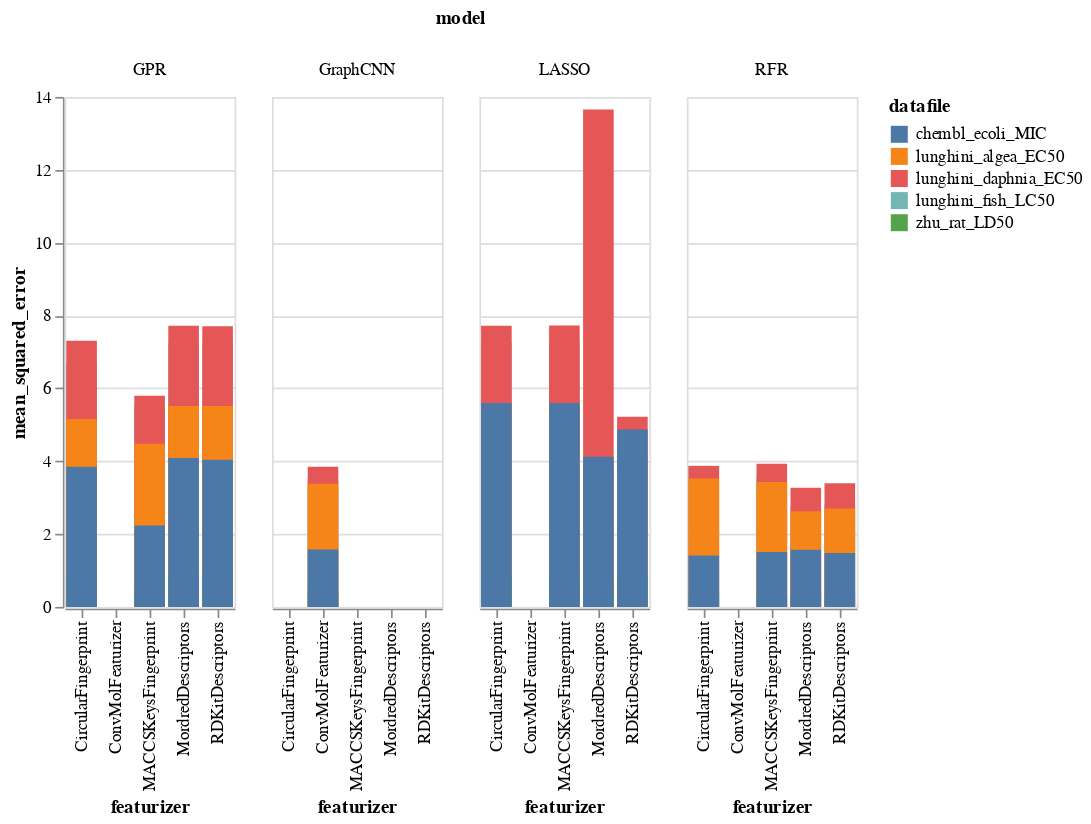

The notebook cell saved with this chart:
### Code cell
# R2 Score 
source = all_results

selection = alt.selection_multi(fields=['datafile'], bind='legend')

alt.Chart(source).mark_bar().encode(
    alt.X('featurizer:N'),
    alt.Y('mean_squared_error:Q', stack=None), 
    alt.Color('datafile:N'),
    alt.Column('model:N'),
    opacity=alt.condition(selection, alt.value(1), alt.value(0.1))
).add_selection(
    selection
)

### Figure 1 — Vega-Lite specification as saved in the notebook (floating-point values rounded to 4 significant figures)
{"config": {"view": {"continuousWidth": 400, "continuousHeight": 300}}, "data": {"name": "data-907f469dfdfb494373568447ebae0cca"}, "mark": "bar", "encoding": {"color": {"type": "nominal", "field": "datafile"}, "column": {"type": "nominal", "field": "model"}, "opacity": {"condition": {"value": 1, "selection": "selector012"}, "value": 0.1}, "x": {"type": "nominal", "field": "featurizer"}, "y": {"type": "quantitative", "field": "mean_squared_error", "stack": null}}, "selection": {"selector012": {"type": "multi", "fields": ["datafile"], "bind": "legend"}}, "$schema": "https://vega.github.io/schema/vega-lite/v4.8.1.json", "datasets": {"data-907f469dfdfb494373568447ebae0cca": [{"Unnamed: 0": 0, "datafile": "lunghini_fish_LC50", "model": "RFR", "featurizer": "MordredDescriptors", "r2_score": 0.6211, "mean_squared_error": 2.746}, {"Unnamed: 0": 1, "datafile": "lunghini_fish_LC50", "model": "RFR", "featurizer": "CircularFingerprint", "r2_score": 0.4573, "mean_squared_error": 3.875}, {"Unnamed: 0": 2, "datafile": "lunghini_fish_LC50", "model": "RFR", "featurizer": "RDKitDescriptors", "r2_score": 0.6099, "mean_squared_error": 2.814}, {"Unnamed: 0": 3, "datafile": "lunghini_fish_LC50", "model": "RFR", "featurizer": "MACCSKeysFingerprint", "r2_score": 0.5111, "mean_squared_error": 3.525}, {"Unnamed: 0": 4, "datafile": "lunghini_fish_LC50", "model": "GPR", "featurizer": "MordredDescriptors", "r2_score": -0.001085, "mean_squared_error": 7.251}, {"Unnamed: 0": 5, "datafile": "lunghini_fish_LC50", "model": "GPR", "featurizer": "CircularFingerprint", "r2_score": 0.07444, "mean_squared_error": 6.703}, {"Unnamed: 0": 6, "datafile": "lunghini_fish_LC50", "model": "GPR", "featurizer": "RDKitDescriptors", "r2_score": -0.001328, "mean_squared_error": 7.251}, {"Unnamed: 0": 7, "datafile": "lunghini_fish_LC50", "model": "GPR", "featurizer": "MACCSKeysFingerprint", "r2_score": 0.2323, "mean_squared_error": 5.552}, {"Unnamed: 0": 8, "datafile": "lunghini_fish_LC50", "model": "LASSO", "featurizer": "MordredDescriptors", "r2_score": 0.4781, "mean_squared_error": 3.772}, {"Unnamed: 0": 9, "datafile": "lunghini_fish_LC50", "model": "LASSO", "featurizer": "CircularFingerprint", "r2_score": -0.0009886, "mean_squared_error": 7.254}, {"Unnamed: 0": 10, "datafile": "lunghini_fish_LC50", "model": "LASSO", "featurizer": "RDKitDescriptors", "r2_score": 0.433, "mean_squared_error": 4.102}, {"Unnamed: 0": 11, "datafile": "lunghini_fish_LC50", "model": "LASSO", "featurizer": "MACCSKeysFingerprint", "r2_score": -0.00072, "mean_squared_error": 7.253}, {"Unnamed: 0": 12, "datafile": "lunghini_daphnia_EC50", "model": "RFR", "featurizer": "MordredDescriptors", "r2_score": 0.5742, "mean_squared_error": 3.271}, {"Unnamed: 0": 13, "datafile": "lunghini_daphnia_EC50", "model": "RFR", "featurizer": "CircularFingerprint", "r2_score": 0.4961, "mean_squared_error": 3.865}, {"Unnamed: 0": 14, "datafile": "lunghini_daphnia_EC50", "model": "RFR", "featurizer": "RDKitDescriptors", "r2_score": 0.5569, "mean_squared_error": 3.397}, {"Unnamed: 0": 15, "datafile": "lunghini_daphnia_EC50", "model": "RFR", "featurizer": "MACCSKeysFingerprint", "r2_score": 0.4885, "mean_squared_error": 3.931}, {"Unnamed: 0": 16, "datafile": "lunghini_daphnia_EC50", "model": "GPR", "featurizer": "MordredDescriptors", "r2_score": -0.0008942, "mean_squared_error": 7.715}, {"Unnamed: 0": 17, "datafile": "lunghini_daphnia_EC50", "model": "GPR", "featurizer": "CircularFingerprint", "r2_score": 0.05035, "mean_squared_error": 7.308}, {"Unnamed: 0": 18, "datafile": "lunghini_daphnia_EC50", "model": "GPR", "featurizer": "RDKitDescriptors", "r2_score": -0.000753, "mean_squared_error": 7.704}, {"Unnamed: 0": 19, "datafile": "lunghini_daphnia_EC50", "model": "GPR", "featurizer": "MACCSKeysFingerprint", "r2_score": 0.246, "mean_squared_error": 5.797}, {"Unnamed: 0": 20, "datafile": "lunghini_daphnia_EC50", "model": "LASSO", "featurizer": "MordredDescriptors", "r2_score": -0.7825, "mean_squared_error": 13.66}, {"Unnamed: 0": 21, "datafile": "lunghini_daphnia_EC50", "model": "LASSO", "featurizer": "CircularFingerprint", "r2_score": -0.0008463, "mean_squared_error": 7.717}, {"Unnamed: 0": 22, "datafile": "lunghini_daphnia_EC50", "model": "LASSO", "featurizer": "RDKitDescriptors", "r2_score": 0.3203, "mean_squared_error": 5.217}, {"Unnamed: 0": 23, "datafile": "lunghini_daphnia_EC50", "model": "LASSO", "featurizer": "MACCSKeysFingerprint", "r2_score": -0.003069, "mean_squared_error": 7.723}, {"Unnamed: 0": 24, "datafile": "lunghini_algea_EC50", "model": "RFR", "featurizer": "MordredDescriptors", "r2_score": 0.5179, "mean_squared_error": 2.623}, {"Unnamed: 0": 25, "datafile": "lunghini_algea_EC50", "model": "RFR", "featurizer": "CircularFingerprint", "r2_score": 0.3563, "mean_squared_error": 3.527}, {"Unnamed: 0": 26, "datafile": "lunghini_algea_EC50", "model": "RFR", "featurizer": "RDKitDescriptors", "r2_score": 0.5101, "mean_squared_error": 2.7}, {"Unnamed: 0": 27, "datafile": "lunghini_algea_EC50", "model": "RFR", "featurizer": "MACCSKeysFingerprint", "r2_score": 0.3759, "mean_squared_error": 3.426}, {"Unnamed: 0": 28, "datafile": "lunghini_algea_EC50", "model": "GPR", "featurizer": "MordredDescriptors", "r2_score": -0.001398, "mean_squared_error": 5.513}, {"Unnamed: 0": 29, "datafile": "lunghini_algea_EC50", "model": "GPR", "featurizer": "CircularFingerprint", "r2_score": 0.06081, "mean_squared_error": 5.156}, {"Unnamed: 0": 30, "datafile": "lunghini_algea_EC50", "model": "GPR", "featurizer": "RDKitDescriptors", "r2_score": -0.002244, "mean_squared_error": 5.515}, {"Unnamed: 0": 31, "datafile": "lunghini_algea_EC50", "model": "GPR", "featurizer": "MACCSKeysFingerprint", "r2_score": 0.1851, "mean_squared_error": 4.476}, {"Unnamed: 0": 32, "datafile": "lunghini_algea_EC50", "model": "LASSO", "featurizer": "MordredDescriptors", "r2_score": 0.3645, "mean_squared_error": 3.497}, {"Unnamed: 0": 33, "datafile": "lunghini_algea_EC50", "model": "LASSO", "featurizer": "CircularFingerprint", "r2_score": -0.003243, "mean_squared_error": 5.52}, {"Unnamed: 0": 34, "datafile": "lunghini_algea_EC50", "model": "LASSO", "featurizer": "RDKitDescriptors", "r2_score": 0.3209, "mean_squared_error": 3.732}, {"Unnamed: 0": 35, "datafile": "lunghini_algea_EC50", "model": "LASSO", "featurizer": "MACCSKeysFingerprint", "r2_score": -0.002626, "mean_squared_error": 5.519}, {"Unnamed: 0": 36, "datafile": "zhu_rat_LD50", "model": "RFR", "featurizer": "MordredDescriptors", "r2_score": 0.6012, "mean_squared_error": 0.3663}, {"Unnamed: 0": 37, "datafile": "zhu_rat_LD50", "model": "RFR", "featurizer": "CircularFingerprint", "r2_score": 0.5753, "mean_squared_error": 0.3899}, {"Unnamed: 0": 38, "datafile": "zhu_rat_LD50", "model": "RFR", "featurizer": "RDKitDescriptors", "r2_score": 0.61, "mean_squared_error": 0.3577}, {"Unnamed: 0": 39, "datafile": "zhu_rat_LD50", "model": "RFR", "featurizer": "MACCSKeysFingerprint", "r2_score": 0.6265, "mean_squared_error": 0.3423}, {"Unnamed: 0": 40, "datafile": "zhu_rat_LD50", "model": "GPR", "featurizer": "MordredDescriptors", "r2_score": 0.006007, "mean_squared_error": 0.9135}, {"Unnamed: 0": 41, "datafile": "zhu_rat_LD50", "model": "GPR", "featurizer": "CircularFingerprint", "r2_score": 0.07922, "mean_squared_error": 0.8462}, {"Unnamed: 0": 42, "datafile": "zhu_rat_LD50", "model": "GPR", "featurizer": "RDKitDescriptors", "r2_score": 0.007789, "mean_squared_error": 0.9112}, {"Unnamed: 0": 43, "datafile": "zhu_rat_LD50", "model": "GPR", "featurizer": "MACCSKeysFingerprint", "r2_score": 0.4104, "mean_squared_error": 0.5413}, {"Unnamed: 0": 44, "datafile": "zhu_rat_LD50", "model": "LASSO", "featurizer": "MordredDescriptors", "r2_score": 0.2889, "mean_squared_error": 0.6525}, {"Unnamed: 0": 45, "datafile": "zhu_rat_LD50", "model": "LASSO", "featurizer": "CircularFingerprint", "r2_score": -0.0008394, "mean_squared_error": 0.9192}, {"Unnamed: 0": 46, "datafile": "zhu_rat_LD50", "model": "LASSO", "featurizer": "RDKitDescriptors", "r2_score": 0.1635, "mean_squared_error": 0.7683}, {"Unnamed: 0": 47, "datafile": "zhu_rat_LD50", "model": "LASSO", "featurizer": "MACCSKeysFingerprint", "r2_score": -0.0003442, "mean_squared_error": 0.919}, {"Unnamed: 0": 48, "datafile": "chembl_ecoli_MIC", "model": "RFR", "featurizer": "MordredDescriptors", "r2_score": 0.7195, "mean_squared_error": 1.567}, {"Unnamed: 0": 49, "datafile": "chembl_ecoli_MIC", "model": "RFR", "featurizer": "CircularFingerprint", "r2_score": 0.7471, "mean_squared_error": 1.411}, {"Unnamed: 0": 50, "datafile": "chembl_ecoli_MIC", "model": "RFR", "featurizer": "RDKitDescriptors", "r2_score": 0.7358, "mean_squared_error": 1.481}, {"Unnamed: 0": 51, "datafile": "chembl_ecoli_MIC", "model": "RFR", "featurizer": "MACCSKeysFingerprint", "r2_score": 0.7299, "mean_squared_error": 1.505}, {"Unnamed: 0": 52, "datafile": "chembl_ecoli_MIC", "model": "GPR", "featurizer": "MordredDescriptors", "r2_score": 0.2672, "mean_squared_error": 4.089}, {"Unnamed: 0": 53, "datafile": "chembl_ecoli_MIC", "model": "GPR", "featurizer": "CircularFingerprint", "r2_score": 0.3103, "mean_squared_error": 3.847}, {"Unnamed: 0": 54, "datafile": "chembl_ecoli_MIC", "model": "GPR", "featurizer": "RDKitDescriptors", "r2_score": 0.2789, "mean_squared_error": 4.039}, {"Unnamed: 0": 55, "datafile": "chembl_ecoli_MIC", "model": "GPR", "featurizer": "MACCSKeysFingerprint", "r2_score": 0.5998, "mean_squared_error": 2.235}, {"Unnamed: 0": 56, "datafile": "chembl_ecoli_MIC", "model": "LASSO", "featurizer": "MordredDescriptors", "r2_score": 0.2614, "mean_squared_error": 4.123}, {"Unnamed: 0": 57, "datafile": "chembl_ecoli_MIC", "model": "LASSO", "featurizer": "CircularFingerprint", "r2_score": -0.002542, "mean_squared_error": 5.595}, {"Unnamed: 0": 58, "datafile": "chembl_ecoli_MIC", "model": "LASSO", "featurizer": "RDKitDescriptors", "r2_score": 0.1312, "mean_squared_error": 4.869}, {"Unnamed: 0": 59, "datafile": "chembl_ecoli_MIC", "model": "LASSO", "featurizer": "MACCSKeysFingerprint", "r2_score": -0.002686, "mean_squared_error": 5.595}, {"Unnamed: 0": 0, "datafile": "lunghini_fish_LC50", "model": "GraphCNN", "featurizer": "ConvMolFeaturizer", "r2_score": 0.5195, "mean_squared_error": 3.475}, {"Unnamed: 0": 1, "datafile": "lunghini_daphnia_EC50", "model": "GraphCNN", "featurizer": "ConvMolFeaturizer", "r2_score": 0.4962, "mean_squared_error": 3.847}, {"Unnamed: 0": 2, "datafile": "lunghini_algea_EC50", "model": "GraphCNN", "featurizer": "ConvMolFeaturizer", "r2_score": 0.3818, "mean_squared_error": 3.379}, {"Unnamed: 0": 3, "datafile": "zhu_rat_LD50", "model": "GraphCNN", "featurizer": "ConvMolFeaturizer", "r2_score": 0.4902, "mean_squared_error": 0.467}, {"Unnamed: 0": 4, "datafile": "chembl_ecoli_MIC", "model": "GraphCNN", "featurizer": "ConvMolFeaturizer", "r2_score": 0.7169, "mean_squared_error": 1.576}]}}
